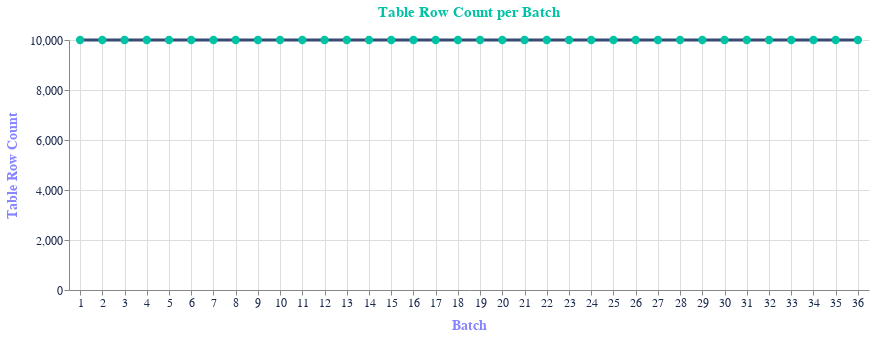
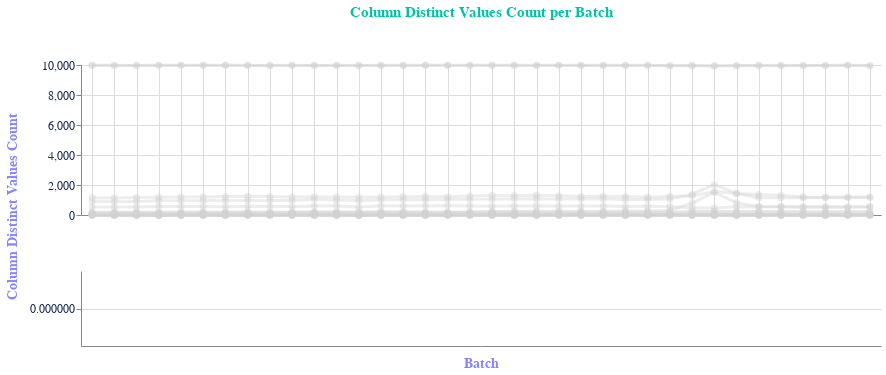

Source (notebook cell) for these figures, in order:
### Markdown cell above
The resulting `DataAssistantResult` can be best explored by plotting. For each `Domain` considered (`Table` and `Column` in our case), the plots will display the value for each `Batch` (36 in total).

### Code cell
result.plot_metrics()

### Figure 1 — Vega-Lite specification as saved in the notebook (floating-point values rounded to 4 significant figures)
{"config": {"view": {"continuousWidth": 400, "continuousHeight": 300, "width": 800, "height": 250, "strokeOpacity": 0}, "area": {"color": "#D6E2FF", "fillOpacity": 0.5}, "axis": {"titleFontSize": 14, "titleColor": "#8784FF", "titlePadding": 10, "labelFontSize": 12, "labelColor": "#1B2A4D"}, "axisX": {"labelAngle": 0, "labelFlush": true, "grid": true}, "font": "Verdana", "legend": {"titleColor": "#8784FF", "titleFontSize": 12}, "line": {"color": "#384B74", "strokeWidth": 3}, "point": {"size": 70, "color": "#00C2A4", "filled": true, "opacity": 1.0}, "range": {"category": ["#1B2A4D", "#00C2A4", "#8784FF", "#FD5383", "#8699B7", "#1B2A4D", "#00C2A4", "#8784FF", "#FD5383", "#8699B7"], "diverging": ["#00C2A4", "#7AD3BD", "#B8E2D6", "#F1F1F1", "#FCC1CB", "#FF8FA6", "#FD5383", "#00C2A4", "#7AD3BD", "#B8E2D6", "#F1F1F1", "#FCC1CB", "#FF8FA6", "#FD5383"], "heatmap": ["#384B74", "#56678E", "#7584A9", "#94A2C5", "#B5C2E2", "#D6E2FF", "#384B74", "#56678E", "#7584A9", "#94A2C5", "#B5C2E2", "#D6E2FF"], "ordinal": ["#8784FF", "#747CE8", "#6373D1", "#5569BA", "#495FA2", "#3F558B", "#384B74", "#8784FF", "#747CE8", "#6373D1", "#5569BA", "#495FA2", "#3F558B", "#384B74"]}, "title": {"align": "center", "color": "#00C2A4", "fontSize": 15, "dy": -10, "subtitleFont": "Verdana", "subtitleFontSize": 14, "subtitleColor": "#8784FF", "subtitleFontWeight": "bold"}}, "layer": [{"mark": "line", "encoding": {"tooltip": [{"field": "month", "format": "", "title": "Month", "type": "nominal"}, {"field": "year", "format": "", "title": "Year", "type": "nominal"}, {"field": "table_row_count", "format": ",", "title": "Table Row Count", "type": "quantitative"}], "x": {"field": "batch", "title": "Batch", "type": "nominal"}, "y": {"field": "table_row_count", "title": "Table Row Count", "type": "quantitative"}}, "title": {"text": "Table Row Count per Batch"}}, {"mark": "point", "encoding": {"tooltip": [{"field": "month", "format": "", "title": "Month", "type": "nominal"}, {"field": "year", "format": "", "title": "Year", "type": "nominal"}, {"field": "table_row_count", "format": ",", "title": "Table Row Count", "type": "quantitative"}], "x": {"field": "batch", "title": "Batch", "type": "nominal"}, "y": {"field": "table_row_count", "title": "Table Row Count", "type": "quantitative"}}, "title": {"text": "Table Row Count per Batch"}}], "data": {"name": "data-5bc3ded143b8d568c6077493e8061822"}, "$schema": "https://vega.github.io/schema/vega-lite/v4.17.0.json", "datasets": {"data-5bc3ded143b8d568c6077493e8061822": [{"table_row_count": 10000, "batch": 1, "month": "01", "year": "2018"}, {"table_row_count": 10000, "batch": 2, "month": "02", "year": "2018"}, {"table_row_count": 10000, "batch": 3, "month": "03", "year": "2018"}, {"table_row_count": 10000, "batch": 4, "month": "04", "year": "2018"}, {"table_row_count": 10000, "batch": 5, "month": "05", "year": "2018"}, {"table_row_count": 10000, "batch": 6, "month": "06", "year": "2018"}, {"table_row_count": 10000, "batch": 7, "month": "07", "year": "2018"}, {"table_row_count": 10000, "batch": 8, "month": "08", "year": "2018"}, {"table_row_count": 10000, "batch": 9, "month": "09", "year": "2018"}, {"table_row_count": 10000, "batch": 10, "month": "10", "year": "2018"}, {"table_row_count": 10000, "batch": 11, "month": "11", "year": "2018"}, {"table_row_count": 10000, "batch": 12, "month": "12", "year": "2018"}, {"table_row_count": 10000, "batch": 13, "month": "01", "year": "2019"}, {"table_row_count": 10000, "batch": 14, "month": "02", "year": "2019"}, {"table_row_count": 10000, "batch": 15, "month": "03", "year": "2019"}, {"table_row_count": 10000, "batch": 16, "month": "04", "year": "2019"}, {"table_row_count": 10000, "batch": 17, "month": "05", "year": "2019"}, {"table_row_count": 10000, "batch": 18, "month": "06", "year": "2019"}, {"table_row_count": 10000, "batch": 19, "month": "07", "year": "2019"}, {"table_row_count": 10000, "batch": 20, "month": "08", "year": "2019"}, {"table_row_count": 10000, "batch": 21, "month": "09", "year": "2019"}, {"table_row_count": 10000, "batch": 22, "month": "10", "year": "2019"}, {"table_row_count": 10000, "batch": 23, "month": "11", "year": "2019"}, {"table_row_count": 10000, "batch": 24, "month": "12", "year": "2019"}, {"table_row_count": 10000, "batch": 25, "month": "01", "year": "2020"}, {"table_row_count": 10000, "batch": 26, "month": "02", "year": "2020"}, {"table_row_count": 10000, "batch": 27, "month": "03", "year": "2020"}, {"table_row_count": 10000, "batch": 28, "month": "04", "year": "2020"}, {"table_row_count": 10000, "batch": 29, "month": "05", "year": "2020"}, {"table_row_count": 10000, "batch": 30, "month": "06", "year": "2020"}, {"table_row_count": 10000, "batch": 31, "month": "07", "year": "2020"}, {"table_row_count": 10000, "batch": 32, "month": "08", "year": "2020"}, {"table_row_count": 10000, "batch": 33, "month": "09", "year": "2020"}, {"table_row_count": 10000, "batch": 34, "month": "10", "year": "2020"}, {"table_row_count": 10000, "batch": 35, "month": "11", "year": "2020"}, {"table_row_count": 10000, "batch": 36, "month": "12", "year": "2020"}]}}

### Figure 2 — Vega-Lite specification as saved in the notebook (floating-point values rounded to 4 significant figures; data arrays with more than 128 entries replaced by an {"elided": "..."} marker saying what was removed)
{"config": {"view": {"continuousWidth": 400, "continuousHeight": 300, "width": 800, "height": 250, "strokeOpacity": 0}, "area": {"color": "#D6E2FF", "fillOpacity": 0.5}, "axis": {"titleFontSize": 14, "titleColor": "#8784FF", "titlePadding": 10, "labelFontSize": 12, "labelColor": "#1B2A4D"}, "axisX": {"labelAngle": 0, "labelFlush": true, "grid": true}, "font": "Verdana", "legend": {"titleColor": "#8784FF", "titleFontSize": 12}, "line": {"color": "#384B74", "strokeWidth": 3}, "point": {"size": 70, "color": "#00C2A4", "filled": true, "opacity": 1.0}, "range": {"category": ["#1B2A4D", "#00C2A4", "#8784FF", "#FD5383", "#8699B7", "#1B2A4D", "#00C2A4", "#8784FF", "#FD5383", "#8699B7"], "diverging": ["#00C2A4", "#7AD3BD", "#B8E2D6", "#F1F1F1", "#FCC1CB", "#FF8FA6", "#FD5383", "#00C2A4", "#7AD3BD", "#B8E2D6", "#F1F1F1", "#FCC1CB", "#FF8FA6", "#FD5383"], "heatmap": ["#384B74", "#56678E", "#7584A9", "#94A2C5", "#B5C2E2", "#D6E2FF", "#384B74", "#56678E", "#7584A9", "#94A2C5", "#B5C2E2", "#D6E2FF"], "ordinal": ["#8784FF", "#747CE8", "#6373D1", "#5569BA", "#495FA2", "#3F558B", "#384B74", "#8784FF", "#747CE8", "#6373D1", "#5569BA", "#495FA2", "#3F558B", "#384B74"]}, "title": {"align": "center", "color": "#00C2A4", "fontSize": 15, "dy": -10, "subtitleFont": "Verdana", "subtitleFontSize": 14, "subtitleColor": "#8784FF", "subtitleFontWeight": "bold"}}, "vconcat": [{"layer": [{"mark": "line", "encoding": {"color": {"condition": {"field": "column", "legend": null, "scale": {"range": ["#8784FF", "#747CE8", "#6373D1", "#5569BA", "#495FA2", "#3F558B", "#384B74"]}, "type": "nominal", "selection": "selector001"}, "value": "lightgray"}, "opacity": {"condition": {"value": 1.0, "selection": "selector001"}, "value": 0.4}, "tooltip": [{"field": "column", "format": "", "title": "Column", "type": "nominal"}, {"field": "month", "format": "", "title": "Month", "type": "nominal"}, {"field": "year", "format": "", "title": "Year", "type": "nominal"}, {"field": "column_distinct_values_count", "format": ",", "title": "Column Distinct Values Count", "type": "quantitative"}], "x": {"axis": {"labels": false, "ticks": false, "title": null}, "field": "batch", "type": "nominal"}, "y": {"field": "column_distinct_values_count", "title": null, "type": "quantitative"}}, "height": 150, "selection": {"selector001": {"type": "single", "empty": "none", "bind": {"input": "select", "options": [" ", "vendor_id", "pickup_datetime", "dropoff_datetime", "passenger_count", "trip_distance", "rate_code_id", "store_and_fwd_flag", "pickup_location_id", "dropoff_location_id", "payment_type", "fare_amount", "extra", "mta_tax", "tip_amount", "tolls_amount", "improvement_surcharge", "total_amount", "congestion_surcharge"], "name": "Select Column: "}, "fields": ["column"]}}, "title": {"text": "Column Distinct Values Count per Batch", "dy": -35}}, {"mark": {"type": "point", "size": 50}, "encoding": {"color": {"condition": {"value": "#00C2A4", "selection": "selector001"}, "value": "lightgray"}, "opacity": {"condition": {"value": 1.0, "selection": "selector001"}, "value": 0.4}, "tooltip": [{"field": "column", "format": "", "title": "Column", "type": "nominal"}, {"field": "month", "format": "", "title": "Month", "type": "nominal"}, {"field": "year", "format": "", "title": "Year", "type": "nominal"}, {"field": "column_distinct_values_count", "format": ",", "title": "Column Distinct Values Count", "type": "quantitative"}], "x": {"axis": {"labels": false, "ticks": false, "title": null}, "field": "batch", "type": "nominal"}, "y": {"field": "column_distinct_values_count", "title": null, "type": "quantitative"}}, "height": 150, "title": {"text": "Column Distinct Values Count per Batch", "dy": -35}}, {"mark": {"type": "line", "strokeWidth": 2.5}, "encoding": {"color": {"condition": {"field": "column", "legend": null, "scale": {"range": ["#8784FF", "#747CE8", "#6373D1", "#5569BA", "#495FA2", "#3F558B", "#384B74"]}, "type": "nominal", "selection": "selector001"}, "value": "lightgray"}, "opacity": {"condition": {"value": 1.0, "selection": "selector001"}, "value": 0.4}, "tooltip": [{"field": "column", "format": "", "title": "Column", "type": "nominal"}, {"field": "month", "format": "", "title": "Month", "type": "nominal"}, {"field": "year", "format": "", "title": "Year", "type": "nominal"}, {"field": "column_distinct_values_count", "format": ",", "title": "Column Distinct Values Count", "type": "quantitative"}], "x": {"axis": {"labels": false, "ticks": false, "title": null}, "field": "batch", "type": "nominal"}, "y": {"field": "column_distinct_values_count", "title": null, "type": "quantitative"}}, "height": 150, "title": {"text": "Column Distinct Values Count per Batch", "dy": -35}, "transform": [{"filter": {"selection": "selector001"}}]}, {"mark": {"type": "point", "size": 40}, "encoding": {"color": {"condition": {"value": "#00C2A4", "selection": "selector001"}, "value": "lightgray"}, "opacity": {"condition": {"value": 1.0, "selection": "selector001"}, "value": 0.4}, "tooltip": [{"field": "column", "format": "", "title": "Column", "type": "nominal"}, {"field": "month", "format": "", "title": "Month", "type": "nominal"}, {"field": "year", "format": "", "title": "Year", "type": "nominal"}, {"field": "column_distinct_values_count", "format": ",", "title": "Column Distinct Values Count", "type": "quantitative"}], "x": {"axis": {"labels": false, "ticks": false, "title": null}, "field": "batch", "type": "nominal"}, "y": {"field": "column_distinct_values_count", "title": null, "type": "quantitative"}}, "height": 150, "title": {"text": "Column Distinct Values Count per Batch", "dy": -35}, "transform": [{"filter": {"selection": "selector001"}}]}], "data": {"name": "data-087f396a618454b61b40c7525cf5c760"}}, {"data": {"name": "data-6d38041be0e8033a2a705052711ace66"}, "mark": {"type": "text", "color": "#8784FF", "fontSize": 14, "fontWeight": "bold"}, "encoding": {"text": {"condition": {"field": "column_title", "type": "nominal", "selection": "selector001"}, "value": ""}}, "height": 10, "selection": {"selector001": {"type": "single", "empty": "none", "bind": {"input": "select", "options": [" ", "vendor_id", "pickup_datetime", "dropoff_datetime", "passenger_count", "trip_distance", "rate_code_id", "store_and_fwd_flag", "pickup_location_id", "dropoff_location_id", "payment_type", "fare_amount", "extra", "mta_tax", "tip_amount", "tolls_amount", "improvement_surcharge", "total_amount", "congestion_surcharge"], "name": "Select Column: "}, "fields": ["column"]}}, "transform": [{"filter": {"selection": "selector001"}}]}, {"layer": [{"mark": {"type": "line", "opacity": 1.0}, "encoding": {"color": {"field": "column", "scale": {"range": ["#8784FF", "#747CE8", "#6373D1", "#5569BA", "#495FA2", "#3F558B", "#384B74"]}, "type": "nominal"}, "tooltip": [{"field": "column", "format": "", "title": "Column", "type": "nominal"}, {"field": "month", "format": "", "title": "Month", "type": "nominal"}, {"field": "year", "format": "", "title": "Year", "type": "nominal"}, {"field": "column_distinct_values_count", "format": ",", "title": "Column Distinct Values Count", "type": "quantitative"}], "x": {"field": "batch", "title": "Batch", "type": "nominal"}, "y": {"field": "column_distinct_values_count", "title": null, "type": "quantitative"}}, "height": 75, "selection": {"selector001": {"type": "single", "empty": "none", "bind": {"input": "select", "options": [" ", "vendor_id", "pickup_datetime", "dropoff_datetime", "passenger_count", "trip_distance", "rate_code_id", "store_and_fwd_flag", "pickup_location_id", "dropoff_location_id", "payment_type", "fare_amount", "extra", "mta_tax", "tip_amount", "tolls_amount", "improvement_surcharge", "total_amount", "congestion_surcharge"], "name": "Select Column: "}, "fields": ["column"]}}, "transform": [{"filter": {"selection": "selector001"}}]}, {"mark": {"type": "point", "color": "#00C2A4", "opacity": 1.0, "size": 50}, "encoding": {"tooltip": [{"field": "column", "format": "", "title": "Column", "type": "nominal"}, {"field": "month", "format": "", "title": "Month", "type": "nominal"}, {"field": "year", "format": "", "title": "Year", "type": "nominal"}, {"field": "column_distinct_values_count", "format": ",", "title": "Column Distinct Values Count", "type": "quantitative"}], "x": {"field": "batch", "title": "Batch", "type": "nominal"}, "y": {"field": "column_distinct_values_count", "title": null, "type": "quantitative"}}, "height": 75, "transform": [{"filter": {"selection": "selector001"}}]}], "data": {"name": "data-087f396a618454b61b40c7525cf5c760"}}], "title": {"text": "Column Distinct Values Count", "angle": 270, "color": "#8784FF", "dx": 70, "dy": -5, "fontSize": 14, "orient": "left"}, "$schema": "https://vega.github.io/schema/vega-lite/v4.17.0.json", "datasets": {"data-087f396a618454b61b40c7525cf5c760": {"elided": "648 records"}, "data-6d38041be0e8033a2a705052711ace66": [{"column": "vendor_id", "column_title": "Column (vendor_id) Selection Detail"}, {"column": "pickup_datetime", "column_title": "Column (pickup_datetime) Selection Detail"}, {"column": "dropoff_datetime", "column_title": "Column (dropoff_datetime) Selection Detail"}, {"column": "passenger_count", "column_title": "Column (passenger_count) Selection Detail"}, {"column": "trip_distance", "column_title": "Column (trip_distance) Selection Detail"}, {"column": "rate_code_id", "column_title": "Column (rate_code_id) Selection Detail"}, {"column": "store_and_fwd_flag", "column_title": "Column (store_and_fwd_flag) Selection Detail"}, {"column": "pickup_location_id", "column_title": "Column (pickup_location_id) Selection Detail"}, {"column": "dropoff_location_id", "column_title": "Column (dropoff_location_id) Selection Detail"}, {"column": "payment_type", "column_title": "Column (payment_type) Selection Detail"}, {"column": "fare_amount", "column_title": "Column (fare_amount) Selection Detail"}, {"column": "extra", "column_title": "Column (extra) Selection Detail"}, {"column": "mta_tax", "column_title": "Column (mta_tax) Selection Detail"}, {"column": "tip_amount", "column_title": "Column (tip_amount) Selection Detail"}, {"column": "tolls_amount", "column_title": "Column (tolls_amount) Selection Detail"}, {"column": "improvement_surcharge", "column_title": "Column (improvement_surcharge) Selection Detail"}, {"column": "total_amount", "column_title": "Column (total_amount) Selection Detail"}, {"column": "congestion_surcharge", "column_title": "Column (congestion_surcharge) Selection Detail"}]}}
